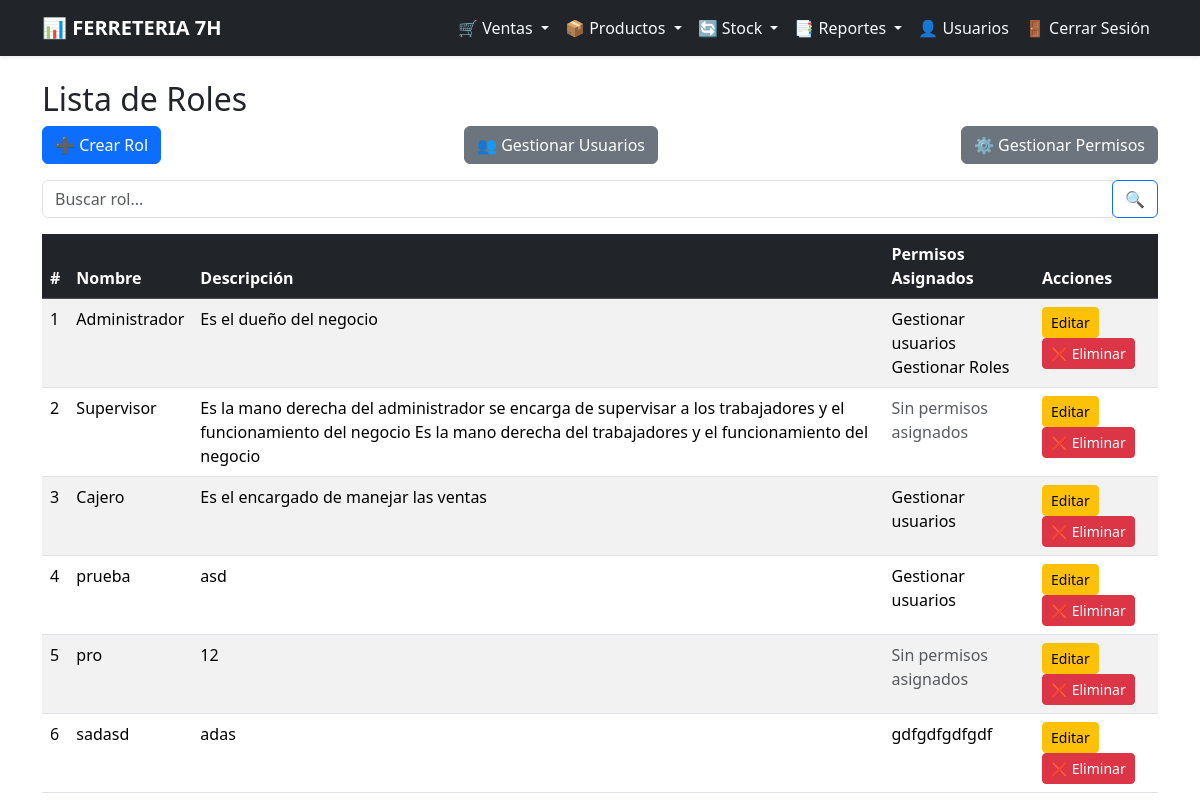
The page /users/roles/ (signed in) on the database as committed earlier.
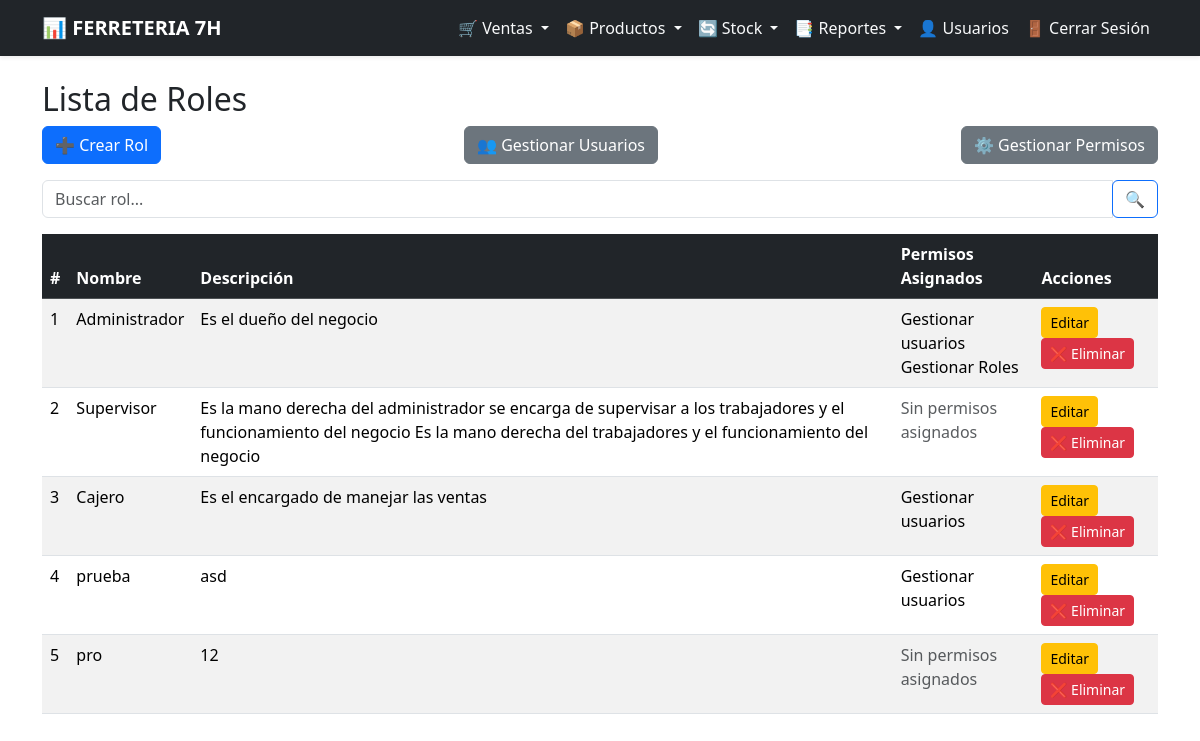
The same page on the database as committed later.
### users/models.py (models this page shows, shortened)
class Role(models.Model):
    name = models.CharField(max_length=50, unique=True)
    description = models.TextField(blank=True, null=True)
    permissions = models.ManyToManyField("SystemPermission", blank=True)  # ✅ Relación ManyToMany

class SystemPermission(models.Model):
    name = models.CharField(max_length=100, unique=True)
    description = models.TextField(blank=True, null=True)
    actions = models.TextField(default="")
    module = models.CharField(
        max_length=50,
        choices=[("usuario", "Usuarios")],  # ✅ Solo el módulo 'usuario' por ahora
        default="usuario"
    )  # 🔥 Nuevo campo para identificar el módulo

### users/views.py (the view)
# urls.py: path('roles/', roles_list, name='roles_list'),
@login_required
def roles_list(request):
    roles = Role.objects.all()
    return render(request, 'roles/roles_list.html', {'roles': roles})

### users/templates/roles/roles_list.html (shortened to what this page needs)
{% extends "base.html" %}
{% block content %}
    <div class="container">
        <h2 class="mt-4">Lista de Roles</h2>
        <div class="d-flex justify-content-between mb-3">
            <a href="{% url 'create_role' %}" class="btn btn-primary">➕ Crear Rol</a>
            <a href="{% url 'users_list' %}" class="btn btn-secondary">👥 Gestionar Usuarios</a>
            <a href="{% url 'permissions_list' %}" class="btn btn-secondary">⚙️ Gestionar Permisos</a>
        </div>
        <div class="input-group mb-3">
            <input type="text" id="searchRole" class="form-control" placeholder="Buscar rol..." onkeyup="filterRoles()">
            <div class="input-group-append">
                <button class="btn btn-outline-primary" type="button">🔍</button>
            </div>
        </div>
        <table class="table table-striped table-hover">
            <thead class="table-dark">
                <tr>
                    <th>#</th>
                    <th>Nombre</th>
                    <th>Descripción</th>
                    <th>Permisos Asignados</th>
                    <th>Acciones</th>
                </tr>
            </thead>
            <tbody id="rolesList">
                {% for role in roles %}
                    <tr>
                        <td>{{ forloop.counter }}</td>
                        <td>{{ role.name }}</td>
                        <td>{{ role.description }}</td>
                        <td>
                            {% for permiso in role.permissions.all %}
                                {{ permiso.name }}<br>
                            {% empty %}
                                <span class="text-muted">Sin permisos asignados</span>
                            {% endfor %}
                        </td>
                        <td>
                            <a href="{% url 'edit_role' role.id %}" class="btn btn-warning btn-sm">Editar</a>
                            <button onclick="confirmarEliminacion({{ role.id }}, '/users/roles/delete/')" class="btn btn-danger btn-sm">❌ Eliminar</button>
                        </td>
                    </tr>
                {% endfor %}
            </tbody>
        </table>
    </div>
{% endblock %}

Rows that differ between the two databases and show on the page:
removed Role: name "sadasd", description "adas"
no longer on this page (row unchanged): SystemPermission: name "gdfgdfgdfgdf", shown under "sadasd"
